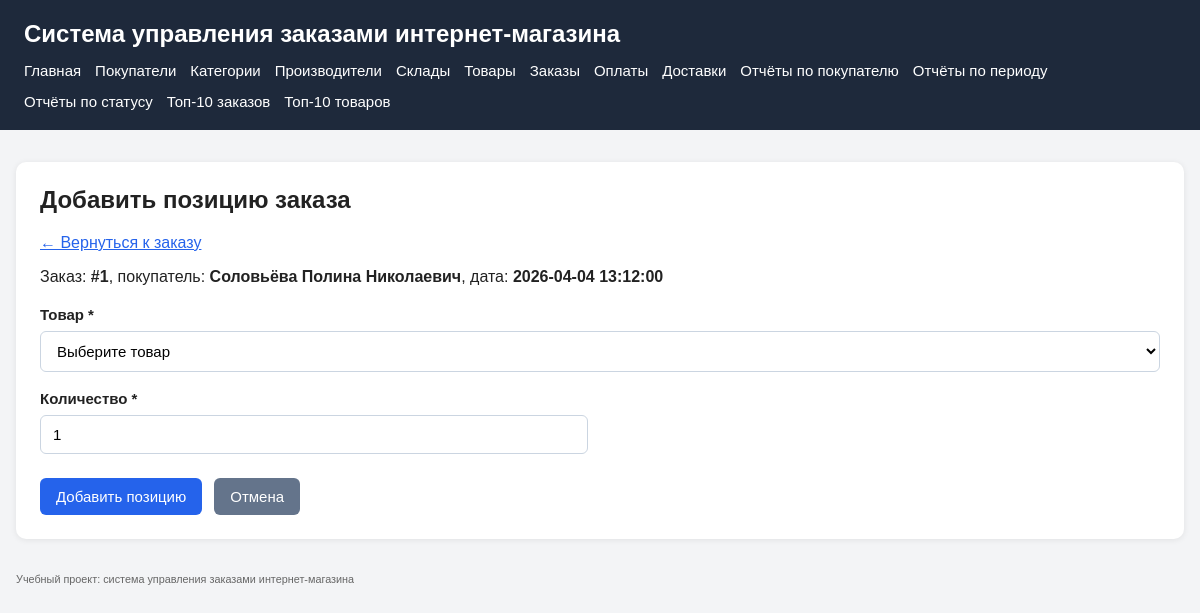
The page /orders/add_item.php?order_id=1 on the database its author committed.
### tables this page shows
CREATE TABLE orders (
    order_id INT UNSIGNED NOT NULL AUTO_INCREMENT,
    order_date DATETIME NOT NULL,
    status VARCHAR(30) NOT NULL,
    total_amount DECIMAL(10,2) NOT NULL DEFAULT 0.00,
    customer_id INT UNSIGNED NOT NULL,
    payment_method VARCHAR(50) NOT NULL,
    delivery_method VARCHAR(50) NOT NULL,
    delivery_address VARCHAR(255) NOT NULL,
    PRIMARY KEY (order_id),
    KEY idx_orders_customer (customer_id),
    KEY idx_orders_date (order_date),
    KEY idx_orders_status (status),
    CONSTRAINT fk_orders_customer
        FOREIGN KEY (customer_id) REFERENCES customers(customer_id)
        ON UPDATE CASCADE
        ON DELETE RESTRICT
);

CREATE TABLE customers (
    customer_id INT UNSIGNED NOT NULL AUTO_INCREMENT,
    last_name VARCHAR(100) NOT NULL,
    first_name VARCHAR(100) NOT NULL,
    middle_name VARCHAR(100) NULL,
    phone VARCHAR(20) NOT NULL,
    email VARCHAR(255) NULL,
    city VARCHAR(100) NOT NULL,
    street VARCHAR(150) NOT NULL,
    house VARCHAR(20) NOT NULL,
    apartment VARCHAR(20) NULL,
    postal_code VARCHAR(20) NOT NULL,
    PRIMARY KEY (customer_id),
    UNIQUE KEY uk_customers_email (email),
    KEY idx_customers_phone (phone)
);

### src/includes/db.php (called while the page is built, shortened)
<?php
$configPath = __DIR__ . '/../config/config.local.php';
if (!file_exists($configPath)) {
    $configPath = __DIR__ . '/../config/config.example.php';
}
$config = require $configPath;
function app_config(): array
{
    global $config;
    return $config;
}
function base_url(string $path = ''): string
{
    $config = app_config();
    $base = rtrim($config['app']['base_url'] ?? '', '/');
    return $base . '/' . ltrim($path, '/');
}
function db(): PDO
{
    $config = app_config();
    $db = $config['db'];
    $dsn = sprintf(
        'mysql:host=%s;port=%d;dbname=%s;charset=%s',
        $db['host'],
        $db['port'],
        $db['name'],
        $db['charset']
    );
    $pdo = new PDO($dsn, $db['user'], $db['pass'], [
        PDO::ATTR_ERRMODE => PDO::ERRMODE_EXCEPTION,
        PDO::ATTR_DEFAULT_FETCH_MODE => PDO::FETCH_ASSOC,
        PDO::ATTR_EMULATE_PREPARES => false,
    ]);
    return $pdo;
}

### src/config/config.example.php (called while the page is built)
<?php
return [
    'app' => [
        'base_url' => getenv('APP_BASE_URL') ?: '',
        'name' => getenv('APP_NAME') ?: 'Система управления заказами интернет-магазина',
    ],
    'db' => [
        'host' => getenv('DB_HOST') ?: 'db',
        'port' => (int)(getenv('DB_PORT') ?: 3306),
        'name' => getenv('DB_NAME') ?: 'shop_orders',
        'user' => getenv('DB_USER') ?: 'shop_user',
        'pass' => getenv('DB_PASSWORD') ?: '',
        'charset' => getenv('DB_CHARSET') ?: 'utf8mb4',
    ],
];

### src/orders/add_item.php (the view, shortened to what this page needs)
<?php
require_once __DIR__ . '/../includes/db.php';
$orderId = (int)($_GET['order_id'] ?? $_POST['order_id'] ?? 0);
$order = null;
$products = [];
$formData = [
    'product_id' => '',
    'quantity' => '1',
];
if ($orderId <= 0) {
    $errorMessage = 'Некорректный идентификатор заказа.';
} else {
    try {
        $pdo = db();
        $orderStmt = $pdo->prepare(
            'SELECT
                o.order_id,
                o.order_date,
                o.status,
                c.last_name,
                c.first_name,
                c.middle_name
             FROM orders o
             INNER JOIN customers c ON c.customer_id = o.customer_id
             WHERE o.order_id = :order_id'
        );
        $orderStmt->execute([
            ':order_id' => $orderId,
        ]);
        $order = $orderStmt->fetch();
        if (!$order) {
            $errorMessage = 'Заказ не найден.';
        } else {
            $productsStmt = $pdo->prepare(
                'SELECT
                    p.product_id,
                    p.product_name,
                    p.price,
                    c.category_name,
                    m.manufacturer_name
                 FROM products p
                 INNER JOIN categories c ON c.category_id = p.category_id
                 INNER JOIN manufacturers m ON m.manufacturer_id = p.manufacturer_id
                 LEFT JOIN order_items oi
                    ON oi.product_id = p.product_id
                   AND oi.order_id = :order_id
                 WHERE oi.order_item_id IS NULL
                 ORDER BY p.product_name ASC'
            );
            $productsStmt->execute([
                ':order_id' => $orderId,
            ]);
            $products = $productsStmt->fetchAll();
        }
    } catch (Throwable $e) {
        $errorMessage = $e->getMessage();
    }
}
require_once __DIR__ . '/../includes/header.php';
require_once __DIR__ . '/../includes/menu.php';
?>
<main>
    <section class="card">
        <h2>Добавить позицию заказа</h2>
        <p>
            <a href="<?= htmlspecialchars(base_url('orders/view.php?id=' . $orderId), ENT_QUOTES, 'UTF-8') ?>">
                ← Вернуться к заказу
            </a>
        </p>
        <?php if ($order !== null): ?>
            <?php
            $customerFullName = trim(
                (string)$order['last_name'] . ' ' .
                (string)$order['first_name'] . ' ' .
                (string)($order['middle_name'] ?? '')
            );
            ?>
            <p>
                Заказ:
                <strong>#<?= (int)$order['order_id'] ?></strong>,
                покупатель:
                <strong><?= htmlspecialchars($customerFullName, ENT_QUOTES, 'UTF-8') ?></strong>,
                дата:
                <strong><?= htmlspecialchars((string)$order['order_date'], ENT_QUOTES, 'UTF-8') ?></strong>
            </p>
        <?php endif; ?>
        <?php if ($order !== null && empty($products)): ?>
            <div class="error-box">
                <strong>Ошибка:</strong> Для этого заказа больше нет доступных товаров для добавления.
            </div>
        <?php elseif ($order !== null): ?>
            <form method="post" action="<?= htmlspecialchars(base_url('orders/add_item.php?order_id=' . $orderId), ENT_QUOTES, 'UTF-8') ?>">
                <div class="form-grid">
                    <div class="form-group form-group-full">
                        <label for="product_id">Товар *</label>
                        <select id="product_id" name="product_id" required>
                            <option value="">Выберите товар</option>
                        </select>
                    </div>
                    <div class="form-group">
                        <label for="quantity">Количество *</label>
                        <input
                            type="number"
                            id="quantity"
                            name="quantity"
                            min="1"
                            step="1"
                            value="<?= htmlspecialchars($formData['quantity'], ENT_QUOTES, 'UTF-8') ?>"
                            required
                        >
                    </div>
                </div>
                <div class="form-actions">
                    <button type="submit">Добавить позицию</button>
                    <a class="btn btn-secondary" href="<?= htmlspecialchars(base_url('orders/view.php?id=' . $orderId), ENT_QUOTES, 'UTF-8') ?>">
                        Отмена
                    </a>
                </div>
            </form>
        <?php endif; ?>
    </section>
</main>
<?php require_once __DIR__ . '/../includes/footer.php'; ?>

### src/assets/css/style.css (style rules this page uses)
* { box-sizing: border-box; }
body { margin: 0; padding: 0; font-family: Arial, sans-serif; background: #f3f4f6; color: #222; }
main { max-width: 1200px; margin: 32px auto; padding: 0 16px; }
.card { background: #fff; border-radius: 10px; padding: 24px; margin-bottom: 20px; box-shadow: 0 1px 6px rgba(0, 0, 0, 0.08); }
.card h2 { margin-top: 0; margin-bottom: 20px; font-size: 24px; }
a { color: #2563eb; }
.form-grid { display: grid; grid-template-columns: repeat(2, minmax(280px, 1fr)); gap: 18px 24px; margin-top: 20px; }
.form-group { display: flex; flex-direction: column; }
.form-group-full { grid-column: 1 / -1; }
label { display: block; margin-bottom: 8px; font-weight: 600; font-size: 15px; }
input[type="text"], input[type="email"], input[type="number"], input[type="date"], input[type="datetime-local"], select, textarea { width: 100%; padding: 10px 12px; border: 1px solid #cbd5e1; border-radius: 6px; font-size: 15px; background: #fff; }
.form-actions { margin-top: 24px; display: flex; gap: 12px; align-items: center; }
button, .btn { display: inline-block; padding: 10px 16px; border: none; border-radius: 6px; background: #2563eb; color: #fff; font-size: 15px; text-decoration: none; cursor: pointer; }
.btn-secondary { background: #64748b; }

### rows shown on the page
orders: order_id "1", customer.middle_name "Соловьёва Полина Николаевич", order_date "2026-04-04 13:12:00"

### other values the page prints
app_config()['app']['name'] "Система управления заказами интернет-магазина"
